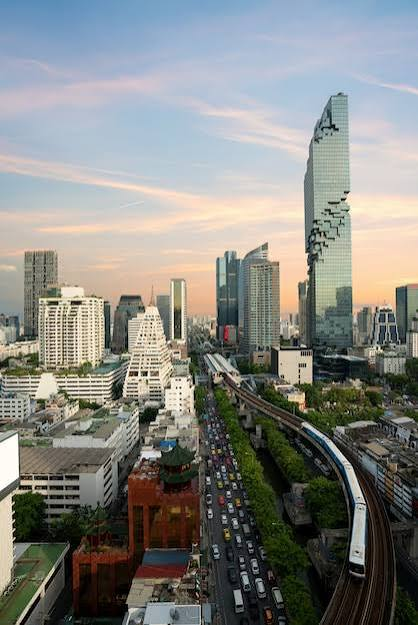
#> input picture images/original.jpg, 418 x 625 px
$ python make_log_polar_explained.py
#> lines starting #> are read from the running program, lines starting #| are printed output that depends on the picture
"""
Makes ONE picture that explains the log-polar ("clock picture") idea simply.
Rows 1-2: toy drawings (a coloured pie and coloured rings), so you can SEE the slide.
Rows 3-4: my Bangkok photo, test1 (turned 30 deg) and test2 (zoomed x1.5).
Run from the main folder:  python explanations/make_log_polar_explained.py
Output: explanations/log_polar_explained.png
"""
import os
import cv2
import matplotlib
matplotlib.use("Agg")
import matplotlib.pyplot as plt
import numpy as np

HERE = os.path.dirname(os.path.abspath(__file__))
ROOT = os.path.abspath(os.path.join(HERE, ".."))
COLORS = ["#2a78d6", "#eb6834", "#1baf7a", "#eda100", "#e87ba4", "#008300", "#6250d6", "#e34948"]
ROWS, COLS = 360, 256


def rgb(hexcode):
    return [int(hexcode[i:i + 2], 16) for i in (1, 3, 5)]


def pie(turn_deg=0, size=400):
    """8 coloured slices around the middle (like a clock with 8 colours)."""
#> called with turn_deg = 0, size = 400
    y, x = np.mgrid[0:size, 0:size] - size / 2
    ang = (np.degrees(np.arctan2(y, x)) - turn_deg) % 360
    img = np.zeros((size, size, 3), np.uint8)
    for k in range(8):
        img[(ang >= 45 * k) & (ang < 45 * (k + 1))] = rgb(COLORS[k])
    return img


def rings(zoom=1.0, size=400):
    """Coloured rings, each ring TWICE as far out as the one before (5, 10, 20, 40, 80, 160 px)."""
#> called with zoom = 1, size = 400
    y, x = np.mgrid[0:size, 0:size] - size / 2
    r = np.hypot(x, y) / zoom
    img = np.full((size, size, 3), 255, np.uint8)
    edges = [0, 5, 10, 20, 40, 80, 160, 320, 10_000]
    for k in range(len(edges) - 1):
        img[(r >= edges[k]) & (r < edges[k + 1])] = rgb(COLORS[k % 8])
    return img


def clock(img, radius):
    h, w = img.shape[:2]
    return cv2.warpPolar(img, (COLS, ROWS), (w / 2, h / 2), radius,
                         cv2.INTER_LINEAR + cv2.WARP_POLAR_LOG)


def show(ax, img, title, gray=False, aspect="equal"):
    ax.imshow(img, cmap="gray" if gray else None, aspect=aspect)
    ax.set_title(title, fontsize=10)
    ax.set_xticks([])
    ax.set_yticks([])


def main():
    fig, ax = plt.subplots(4, 4, figsize=(16, 17))

    # Row 1: turn the pie by 45 degrees -> clock picture slides DOWN by 45 rows
    p0, p1 = pie(0), pie(45)
    show(ax[0, 0], p0, "A. Pie with 8 colours")
    show(ax[0, 1], p1, "B. Same pie, TURNED 45° clockwise")
    show(ax[0, 2], clock(p0, 200), "Clock picture of A (row = direction: top row = pointing\nRIGHT, then going around clockwise to the bottom)", aspect="auto")
    show(ax[0, 3], clock(p1, 200), "Clock picture of B\n= the SAME stripes, slid DOWN 45 rows", aspect="auto")
    ax[0, 3].annotate("", xy=(128, 45 + 22), xytext=(128, 22),
                      arrowprops=dict(arrowstyle="-|>", color="black", lw=2))

    # Row 2: zoom the rings x2 -> clock picture slides RIGHT by one ring
    r0, r1 = rings(1), rings(2)
    show(ax[1, 0], r0, "C. Rings, each twice as far out")
    show(ax[1, 1], r1, "D. Same rings, ZOOMED ×2")
    show(ax[1, 2], clock(r0, 200), "Clock picture of C (column = distance,\nlog ruler: every ring is the same width)", aspect="auto")
    show(ax[1, 3], clock(r1, 200), "Clock picture of D\n= the SAME stripes, slid RIGHT by one ring", aspect="auto")
    step = COLS * np.log(2) / np.log(200)
    ax[1, 3].annotate("", xy=(140 + step, 180), xytext=(140, 180),
                      arrowprops=dict(arrowstyle="-|>", color="black", lw=2))

    # Rows 3-4: the real photo
    o = cv2.imread(os.path.join(ROOT, "images/original.jpg"), cv2.IMREAD_GRAYSCALE)
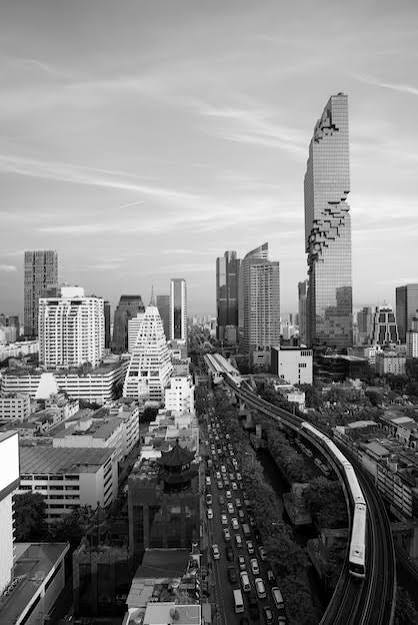
#> o: shape (625, 418); min 0, max 255, mean 132.8
    t1 = cv2.imread(os.path.join(ROOT, "images/generated/test1.png"), cv2.IMREAD_GRAYSCALE)
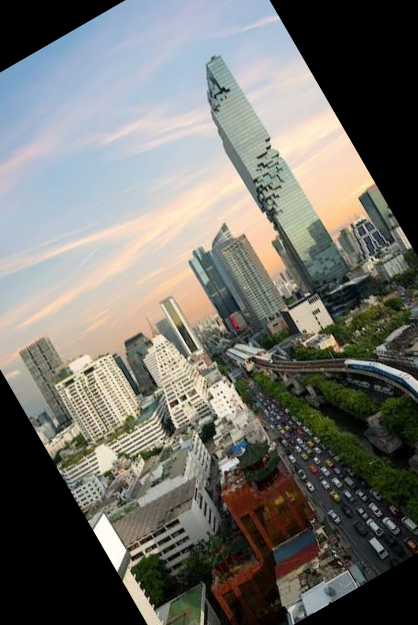
#> input picture images/generated/test1.png, 418 x 625 px
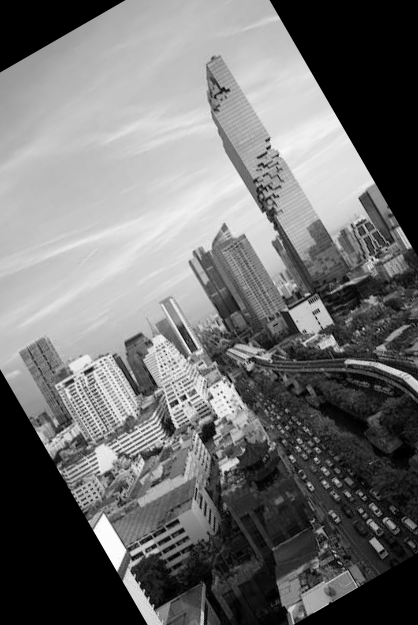
#> t1: shape (625, 418); min 0, max 254, mean 112.5
    t2 = cv2.imread(os.path.join(ROOT, "images/generated/test2.png"), cv2.IMREAD_GRAYSCALE)
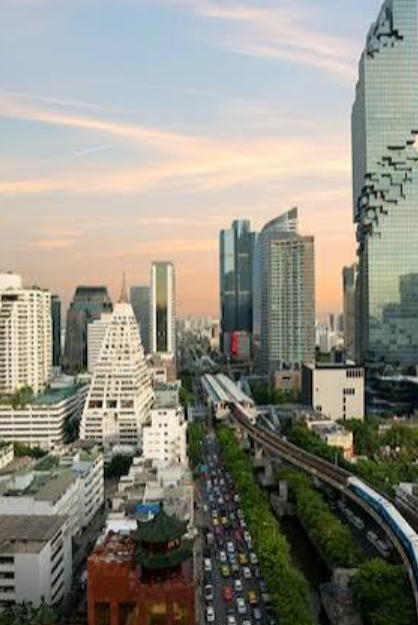
#> input picture images/generated/test2.png, 418 x 625 px
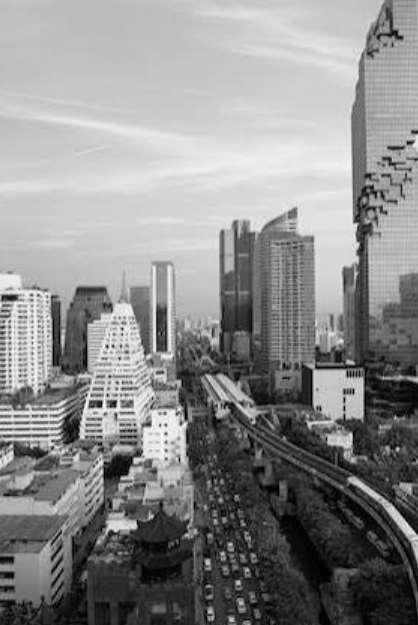
#> t2: shape (625, 418); min 0, max 252, mean 139.5
    h, w = o.shape
#> h = 625; w = 418
    R = float(np.hypot(w / 2, h / 2))                   # 376 px, half the diagonal
#> R = 375.9
    tower = (330, 150)                                   # the tall tower, top right
    dx, dy = tower[0] - w / 2, tower[1] - h / 2
#> dx = 121; dy = -162.5
    row0 = np.degrees(np.arctan2(dy, dx)) % 360          # its direction  (row)
#> row0 = 306.7
    col0 = COLS * np.log(np.hypot(dx, dy)) / np.log(R)   # its distance   (column)
#> col0 = 229.3

    show(ax[2, 0], o, "E. My photo (tower = red dot)", gray=True)
    ax[2, 0].plot(*tower, "o", color="#e34948", ms=9)
    show(ax[2, 1], t1, "F. test1: TURNED 30° counter-clockwise", gray=True)
    show(ax[2, 2], clock(o, R), f"Clock picture of E\ntower at row {row0:.0f}", gray=True, aspect="auto")
    ax[2, 2].plot(col0, row0, "o", color="#e34948", ms=9)
    show(ax[2, 3], clock(t1, R), f"Clock picture of F: same picture, slid 30 rows UP\n(turned the other way) → tower at row {row0 - 30:.0f}", gray=True, aspect="auto")
    ax[2, 3].plot(col0, row0 - 30, "o", color="#e34948", ms=9)

    show(ax[3, 0], o, "E. My photo again", gray=True)
    ax[3, 0].plot(*tower, "o", color="#e34948", ms=9)
    show(ax[3, 1], t2, "G. test2: ZOOMED ×1.5", gray=True)
    show(ax[3, 2], clock(o, R), f"Clock picture of E\ntower at column {col0:.0f}", gray=True, aspect="auto")
    ax[3, 2].plot(col0, row0, "o", color="#e34948", ms=9)
    c2 = col0 + COLS * np.log(1.5) / np.log(R)
#> c2 = 246.8
    show(ax[3, 3], clock(t2, R), f"Clock picture of G: same picture,\nslid 17.5 columns RIGHT → tower at column {c2:.0f}", gray=True, aspect="auto")
#> in clock (call 8), `return cv2.warpPolar(img, (COLS, ROWS), (w / 2, h / 2), radius, cv2.IN..`:
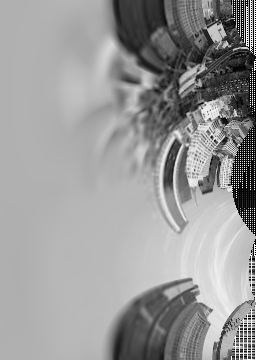
#> returned value: shape (360, 256); min 0, max 255, mean 152.9
    ax[3, 3].plot(c2, row0, "o", color="#e34948", ms=9)

    fig.suptitle("Turning a photo = sliding its clock picture up/down.   Zooming = sliding it right.\n"
                 "Left two: normal photos (everything moves differently).   Right two: clock pictures (everything moves the SAME way).",
                 fontsize=13, fontweight="bold")
    plt.tight_layout(rect=(0, 0, 1, 0.96), h_pad=2.5)
    out = os.path.join(HERE, "log_polar_explained.png")
    plt.savefig(out, dpi=90, bbox_inches="tight")
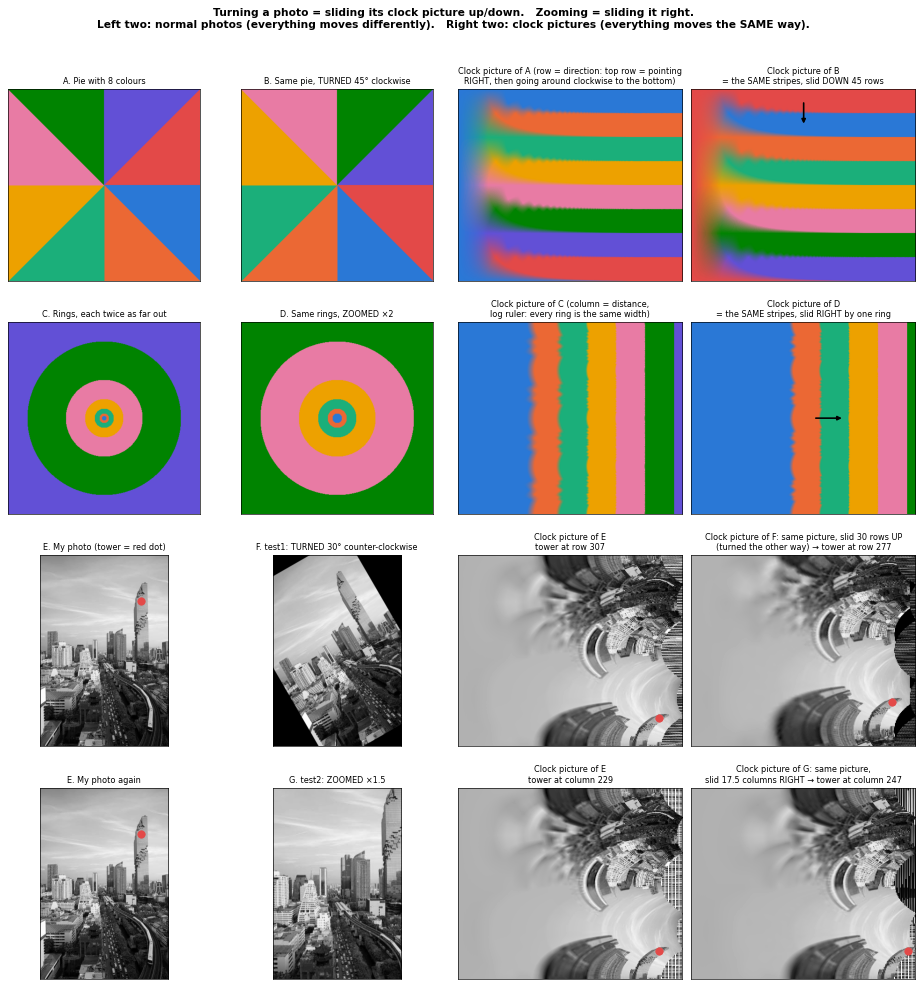
#> figure drawn by matplotlib, 16 panels
    print("Saved", out)


if __name__ == "__main__":
    main()
